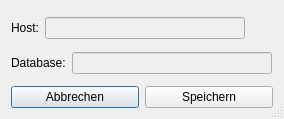
<?xml version="1.0" encoding="UTF-8"?>
<ui version="4.0">
 <class>LoginSettings</class>
 <widget class="QDialog" name="LoginSettings">
  <property name="geometry">
   <rect>
    <x>0</x>
    <y>0</y>
    <width>284</width>
    <height>119</height>
   </rect>
  </property>
  <property name="windowTitle">
   <string>Datenbank</string>
  </property>
  <property name="sizeGripEnabled">
   <bool>true</bool>
  </property>
  <layout class="QGridLayout" name="gridLayout">
   <item row="0" column="0">
    <layout class="QVBoxLayout" name="verticalLayout">
     <item>
      <spacer name="verticalSpacer_3">
       <property name="orientation">
        <enum>Qt::Vertical</enum>
       </property>
       <property name="sizeHint" stdset="0">
        <size>
         <width>20</width>
         <height>40</height>
        </size>
       </property>
      </spacer>
     </item>
     <item>
      <layout class="QHBoxLayout" name="horizontalLayout">
       <item>
        <widget class="QLabel" name="label">
         <property name="text">
          <string>Host:</string>
         </property>
        </widget>
       </item>
       <item>
        <widget class="QLineEdit" name="lineEdit_host">
         <property name="enabled">
          <bool>false</bool>
         </property>
         <property name="minimumSize">
          <size>
           <width>200</width>
           <height>0</height>
          </size>
         </property>
         <property name="maximumSize">
          <size>
           <width>150</width>
           <height>16777215</height>
          </size>
         </property>
        </widget>
       </item>
       <item>
        <spacer name="horizontalSpacer">
         <property name="orientation">
          <enum>Qt::Horizontal</enum>
         </property>
         <property name="sizeHint" stdset="0">
          <size>
           <width>40</width>
           <height>20</height>
          </size>
         </property>
        </spacer>
       </item>
      </layout>
     </item>
     <item>
      <spacer name="verticalSpacer_2">
       <property name="orientation">
        <enum>Qt::Vertical</enum>
       </property>
       <property name="sizeHint" stdset="0">
        <size>
         <width>20</width>
         <height>40</height>
        </size>
       </property>
      </spacer>
     </item>
     <item>
      <layout class="QHBoxLayout" name="horizontalLayout_2">
       <item>
        <widget class="QLabel" name="label_2">
         <property name="text">
          <string>Database:</string>
         </property>
        </widget>
       </item>
       <item>
        <widget class="QLineEdit" name="lineEdit_database">
         <property name="enabled">
          <bool>false</bool>
         </property>
         <property name="minimumSize">
          <size>
           <width>200</width>
           <height>0</height>
          </size>
         </property>
         <property name="maximumSize">
          <size>
           <width>150</width>
           <height>16777215</height>
          </size>
         </property>
         <property name="layoutDirection">
          <enum>Qt::LeftToRight</enum>
         </property>
        </widget>
       </item>
       <item>
        <spacer name="horizontalSpacer_2">
         <property name="orientation">
          <enum>Qt::Horizontal</enum>
         </property>
         <property name="sizeHint" stdset="0">
          <size>
           <width>40</width>
           <height>20</height>
          </size>
         </property>
        </spacer>
       </item>
      </layout>
     </item>
     <item>
      <spacer name="verticalSpacer">
       <property name="orientation">
        <enum>Qt::Vertical</enum>
       </property>
       <property name="sizeHint" stdset="0">
        <size>
         <width>20</width>
         <height>40</height>
        </size>
       </property>
      </spacer>
     </item>
     <item>
      <layout class="QHBoxLayout" name="horizontalLayout_4">
       <item>
        <widget class="QPushButton" name="pushButton_abbrechen">
         <property name="text">
          <string>Abbrechen</string>
         </property>
         <property name="icon">
          <iconset>
           <normaloff>../../_Symbole/Icons/computer/W95MBX01.ICO</normaloff>../../_Symbole/Icons/computer/W95MBX01.ICO</iconset>
         </property>
        </widget>
       </item>
       <item>
        <widget class="QPushButton" name="pushButton_speichern">
         <property name="text">
          <string>Speichern</string>
         </property>
         <property name="icon">
          <iconset>
           <normaloff>../../_Symbole/Icons/computer/DISK04.ICO</normaloff>../../_Symbole/Icons/computer/DISK04.ICO</iconset>
         </property>
        </widget>
       </item>
      </layout>
     </item>
    </layout>
   </item>
  </layout>
 </widget>
 <resources/>
 <connections/>
</ui>
